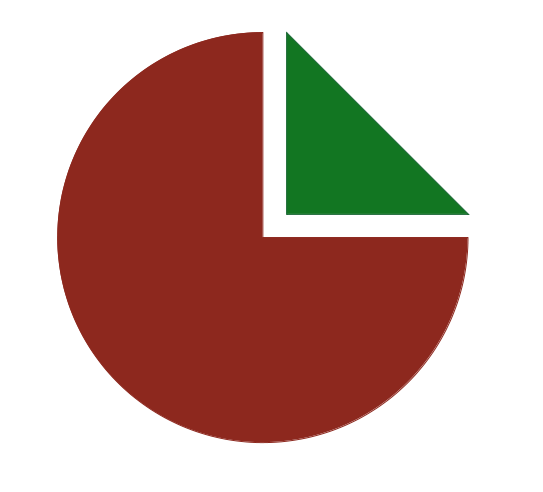
#> input picture Computer_Vision/images/circle.png, 543 x 492 px
$ jupyter execute 8_Corner_Detection.ipynb
#> lines starting #> are read from the running program, lines starting #| are printed output that depends on the picture
[cell 1]
import cv2
import matplotlib.pyplot as plt
import numpy as np

[cell 2]
img = cv2.imread('images/circle.png' ,0)
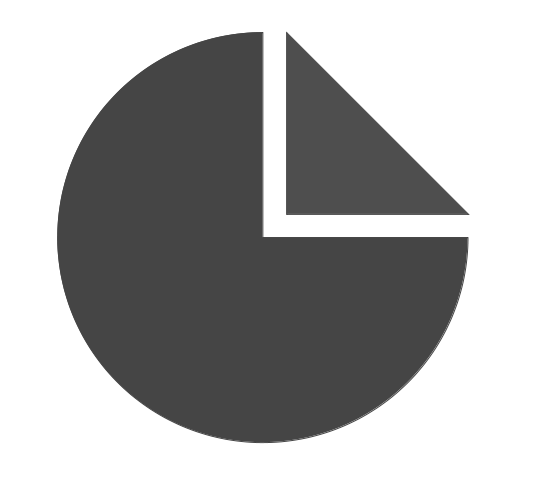
#> img: shape (492, 543); min 69, max 255, mean 174.4

[cell 3]
help(cv2.cornerHarris)

[cell 4]
corners = cv2.cornerHarris(img, blockSize=2, ksize=3, k= 0.04)
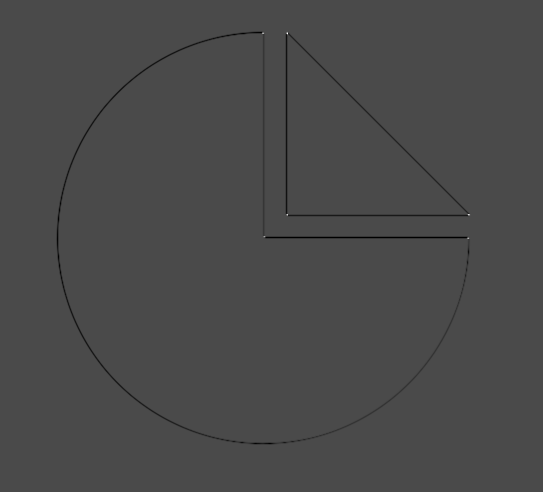
#> corners: shape (492, 543) float32; min -0.011, max 0.0267, mean -7.16e-05; drawn with min black and max white
corners

[cell 5]
corners.shape
#> Out = (492, 543)
